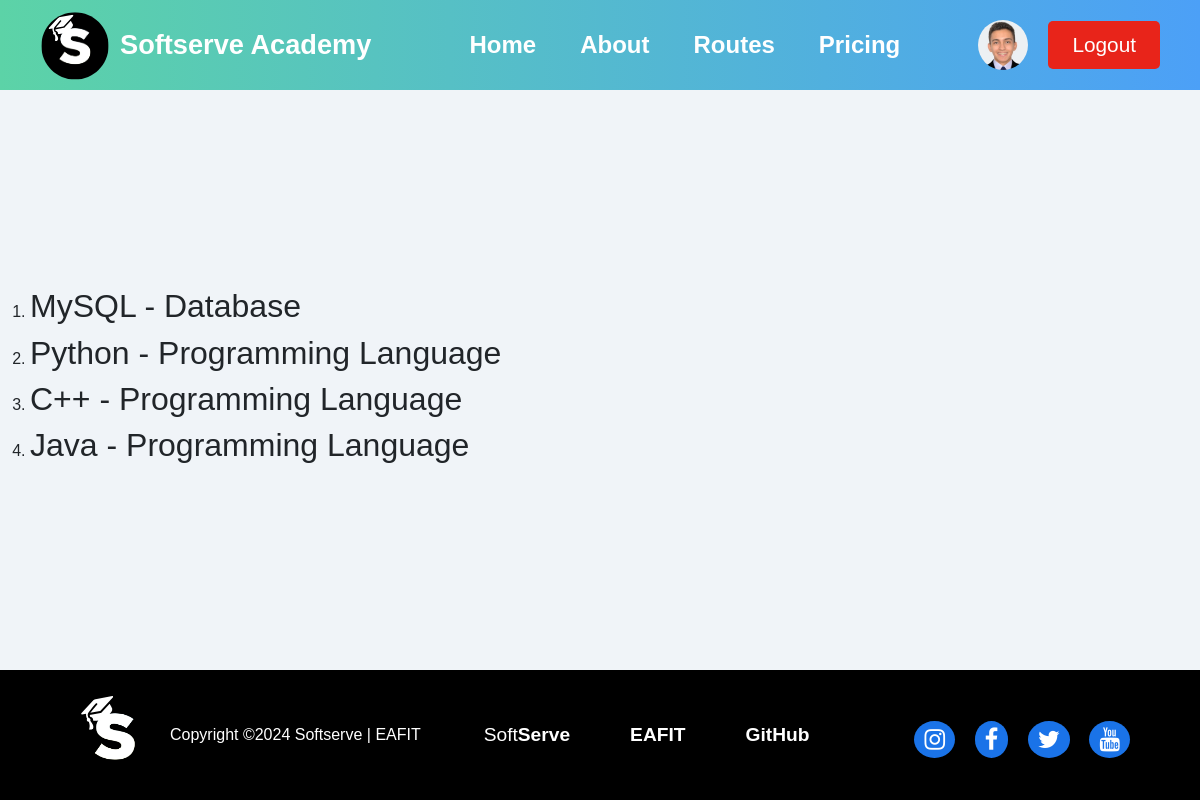
Screenshot of /skill/ (signed in) with the database file from the repository.
### user/models.py (models this page shows, shortened)
class User(AbstractBaseUser, PermissionsMixin):
    id = models.AutoField(primary_key=True)
    name = models.CharField(max_length=100)
    password = models.CharField(max_length=100)
    email = models.EmailField(unique=True)
    image = models.ImageField(upload_to='user/images/', blank=True)
    preference = models.ForeignKey(Preference, on_delete=models.SET_NULL, blank=True, null=True)
    current_skills = models.ManyToManyField(SkillLevel, related_name='users_current', blank=True)
    target_skills = models.ManyToManyField(SkillLevel, related_name='users_target', blank=True)
    learning_routes = models.ManyToManyField(LearningRoute, related_name='users_route', blank=True)
    is_active = models.BooleanField(default=True)
    is_staff = models.BooleanField(default=False)
    is_superuser = models.BooleanField(default=False)
    objects = UserManager()
    USERNAME_FIELD = 'email'
    REQUIRED_FIELDS = ['name']

### skill/models.py (models this page shows, shortened)
class Skill(models.Model):
    id = models.AutoField(primary_key=True)
    name = models.CharField(max_length=100)
    skill_type = models.CharField(max_length=100, choices=SKILL_TYPE_CHOICES)
    image = models.ImageField(upload_to='skill/images/', null=True, blank=True)

### skill/views.py (the view)
# urls.py: 2. Add a URL to urlpatterns:  path('', views.home, name='home')
def home(request):
    skills = Skill.objects.all()
    return render(request, 'skill.html',
                  {'skills': skills})

### learning_route/models.py (called while the page is built)
    def __str__(self):
        return self.skill_level.skill.name + ' - ' + str(self.skill_level.level)

### skill/templates/skill.html
{% extends "base.html" %}
{% block content %}
    <ol>
    {% for skill in skills %}
        <li>
            <h2>{{ skill.name }} - {{ skill.skill_type }}</h2>
        </li>
    {% endfor %}
    </ol>
{% endblock %}

### SoftServeAcademy/templates/base.html (shortened to what this page needs)
<!DOCTYPE html>
<html lang="en">
{% load static %}
<head>
    <link rel="stylesheet" href="https://stackpath.bootstrapcdn.com/bootstrap/4.5.2/css/bootstrap.min.css">
    <link rel="stylesheet" href="https://cdnjs.cloudflare.com/ajax/libs/font-awesome/4.7.0/css/font-awesome.min.css">
    <link rel="stylesheet" href="{% static 'css/header.css' %}">
    <link rel="stylesheet" href="{% static 'css/footer.css' %}">
    <link rel="stylesheet" href="{% static 'css/base.css' %}">
</head>
<body>
    <div class="wrapper">
        <header>
            <div class="logo">
                <a href="{% url 'home' %}"><img src="{% static 'images/2.svg' %}" alt="Logo"></a>
                <a href="{% url 'home' %}"><span>Softserve Academy</span></a>
            </div>
            <nav>
                <ul id="nav-links">
                    <li><a href="{% url 'home' %}">Home</a></li>
                    <li><a href="{% url 'about' %}">About</a></li>
                    {% if user.is_authenticated %}
                    <li class="dropdown">
                        <a href="{% url 'learning_route' %}">Routes</a>
                    </li>
                    {% endif %}
                    <li><a href="{% url 'pricing' %}">Pricing</a></li>
                </ul>
            </nav>
            <div class="auth-buttons">
                {% if user.is_authenticated %}
                <a href="{% url 'user' %}">
                    {% if user.image %}
                    <img src="{{ user.image.url }}" alt="User Photo" class="user-image">
                    {% else %}
                    <img src="{% static 'images/default-user.png' %}" alt="Default User Photo" class="user-image">
                    {% endif %}
                </a>
                <a href="{% url 'logout' %}" class="get-logout-btn">Logout</a>
                {% else %}
                <a href="{% url 'login' %}" class="login-btn">Login</a>
                <a href="{% url 'register' %}" class="get-started-btn">Get Started</a>
                {% endif %}
            </div>
        </header>
        <div class="container">
            {% block content %}
            {% endblock %}
        </div>
        <footer>
            <div class="footer-container">
                <div class="footer-left">
                    <img src="{% static 'images/2.svg' %}" alt="Logo">
                    <p>Copyright ©2024 Softserve | EAFIT</p>
                </div>
                <div class="footer-right">
                    <ul>
                        <li><a href="https://career.softserveinc.com/es/about/colombia">Soft<b>Serve</b></a></li>
                        <li><a href="https://www.eafit.edu.co/"><b>EAFIT</b></a></li>
                        <li><a href="https://github.com/QuitoTactico/SoftServe-Academy"><b>GitHub</b></a></li>
                    </ul>
                    <div class="social-media">
                        <a href="https://www.instagram.com/softserve_people/"><i class="fa fa-instagram"></i></a>
                        <a href="https://www.facebook.com/SoftServeColombia/"><i class="fa fa-facebook"></i></a>
                        <a href="https://x.com/SoftServeInc"><i class="fa fa-twitter"></i></a>
                        <a href="https://www.youtube.com/@SoftServeInc"><i class="fa fa-youtube"></i></a>
                    </div>
                </div>
            </div>
        </footer>
    </div>
</body>
</html>

### static/css/header.css (style rules this page uses)
* { margin: 0; padding: 0; }
dl, ol, ul { margin-top: 0; margin-bottom: 0rem; }
body { font-family: 'Segoe UI', Tahoma, Geneva, Verdana, sans-serif; background-color: #f0f4f8; }
.wrapper header .auth-buttons a .user-image { width: 50px; height: 50px; border-radius: 50%; margin-right: 10px; }
header { display: flex; justify-content: space-between; align-items: center; padding: 10px 20px; background: linear-gradient(to right, #5cd3a7, #4ca0f7); position: relative; z-index: 2; }
.logo { display: flex; align-items: center; }
.logo img { width: fit-content; height: 70px; margin-right: 10px; margin-left: 20px; }
.logo a span { font-size: 1.7rem; font-weight: bold; color: #fff; cursor: pointer; text-decoration: none; }
nav ul { list-style: none; display: flex; align-items: center; }
nav ul li { margin-left: 20px; position: relative; }
nav ul li a { text-decoration: none; color: #fff; font-weight: bold; font-size: 1.5rem; padding: 2px 12px; }
.auth-buttons { display: flex; align-items: center; margin-right: 20px; }
.auth-buttons .get-logout-btn { text-decoration: none; background-color: #e8241a; color: #fff; padding: 8px 24px; border-radius: 5px; margin-left: 10px; font-size: 1.3rem; }

### static/css/footer.css (style rules this page uses)
html, body { height: 100%; margin: 0; display: flex; flex-direction: column; }
.wrapper { display: flex; flex-direction: column; justify-content: space-between; flex: 1; }
footer { background-color: #000; color: #fff; padding: 20px 0; width: 100%; }
.footer-container { display: flex; justify-content: space-between; align-items: center; flex-wrap: wrap; margin-inline: 50px; padding: 0 20px; }
.footer-left { display: flex; align-items: center; }
.footer-left img { height: 90px; margin-right: 10px; }
.footer-left p { margin: 0; font-size: 1rem; }
.footer-right { display: flex; align-items: center; justify-content: flex-end; }
.footer-right ul { list-style: none; display: flex; padding: 0; margin-right: 60px; }
.footer-right ul li { margin: 0 30px; }
.footer-right ul li a { color: #fff; text-decoration: none; font-size: 1.2rem; }
.footer-right .social-media { margin-top: 10px; }
.footer-right .social-media a { color: #fff; font-size: 1.5rem; margin-left: 15px; text-decoration: none; background-color: #1a73e8; padding: 5px 10px; border-radius: 100%; }

### static/css/base.css (style rules this page uses)
* { margin: 0; padding: 0; box-sizing: content-box; }
dl, ol, ul { margin-top: 0; margin-bottom: 0rem; }
body { font-family: Arial, sans-serif; background-color: #f0f4f8; }

### rows the page displays
User: image (picture)
Skill: name "MySQL", skill_type "Database"
Skill: name "Python", skill_type "Programming Language"
Skill: name "C++", skill_type "Programming Language"
Skill: name "Java", skill_type "Programming Language"
